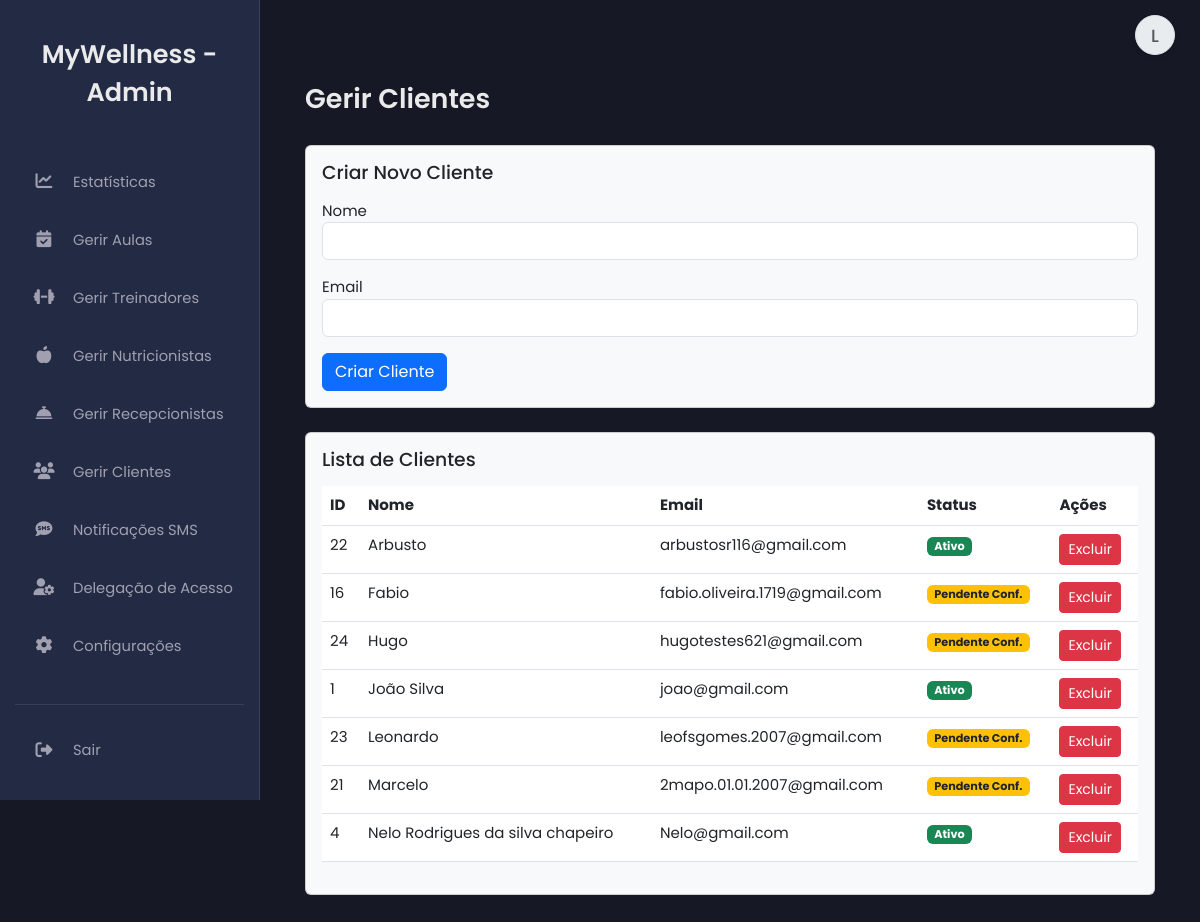
/manage_clients_admin.php (signed in), run on an earlier commit of the app's database.
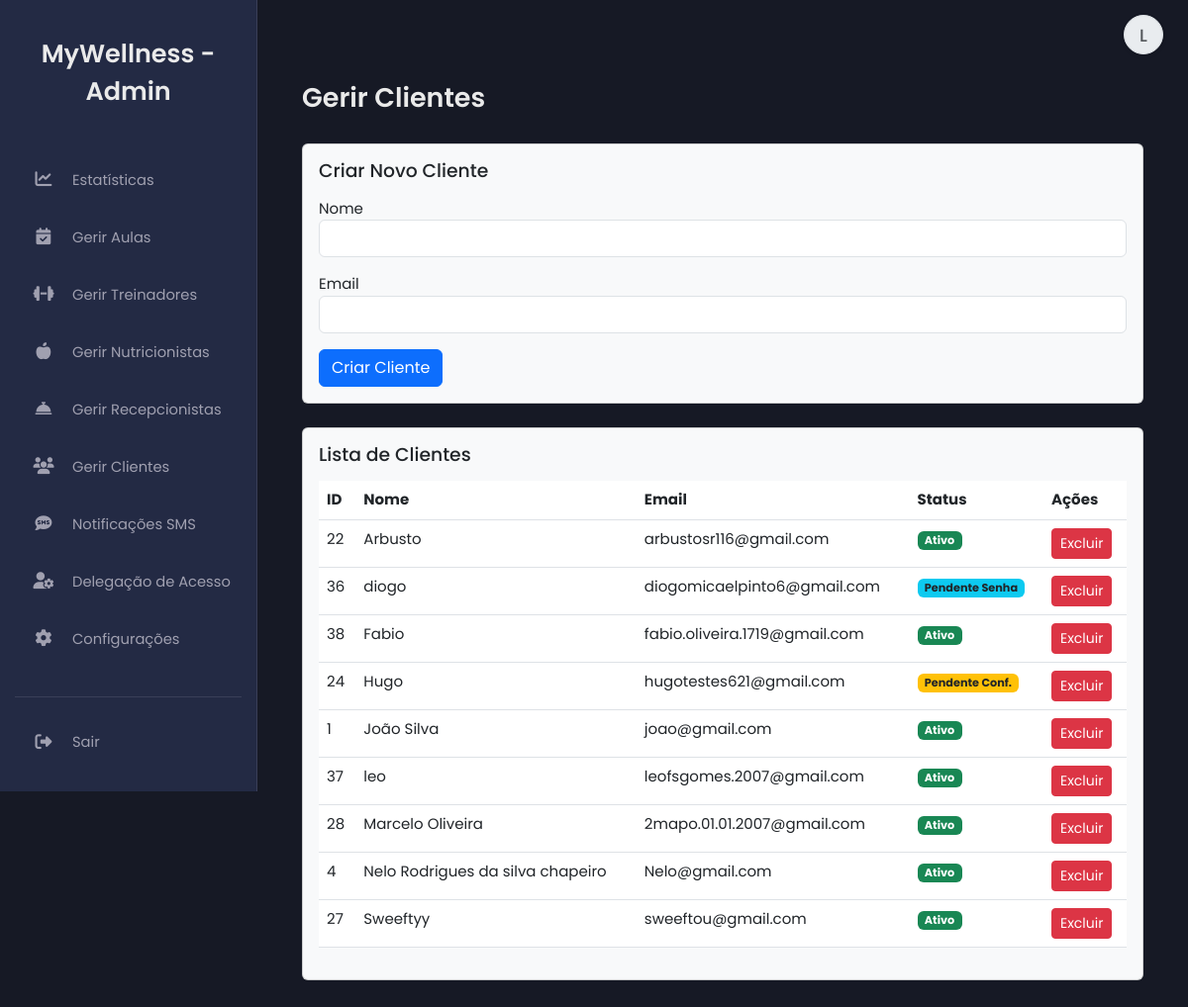
And on a later commit of the database.
### tables this page shows
CREATE TABLE `users` (
  `id` int(11) NOT NULL,
  `name` varchar(100) NOT NULL,
  `email` varchar(100) NOT NULL,
  `gender` varchar(10) DEFAULT NULL,
  `numero_telemovel` varchar(25) DEFAULT NULL COMMENT 'Número de telemóvel do utilizador',
  `password` varchar(255) NOT NULL,
  `role` enum('client','trainer','nutritionist','admin','receptionist') DEFAULT NULL,
  `token` varchar(255) DEFAULT NULL,
  `reset_token` varchar(255) DEFAULT NULL,
  `reset_token_expires_at` datetime DEFAULT NULL,
  `first_login` tinyint(1) NOT NULL DEFAULT 1,
  `created_at` timestamp NOT NULL DEFAULT current_timestamp(),
  `profile_picture` varchar(255) DEFAULT NULL
);

### manage_clients_admin.php (the view, shortened to what this page needs)
<?php
include 'header.php';
include 'send_email.php';
include 'sidebar_admin.php';
?>
<main class="main-content">
    <div class="container mt-5">
        <h2>Gerir Clientes</h2>
        <div class="card mb-4 bg-light">
            <div class="card-body">
                <h4 class="text-dark">Criar Novo Cliente</h4>
                <form method="POST" action="manage_clients_admin.php">
                    <div class="form-group mb-3"><label for="client_name">Nome</label><input type="text" class="form-control" id="client_name" name="name" required></div>
                    <div class="form-group mb-3"><label for="client_email">Email</label><input type="email" class="form-control" id="client_email" name="email" required></div>
                    <button type="submit" class="btn btn-primary">Criar Cliente</button>
                </form>
            </div>
        </div>
        <div class="card bg-light">
            <div class="card-body">
                <h4 class="text-dark">Lista de Clientes</h4>
                <div class="table-responsive">
                    <table class="table">
                        <thead><tr><th>ID</th><th>Nome</th><th>Email</th><th>Status</th><th>Ações</th></tr></thead>
                        <tbody>
                            <?php
                            $stmt_list = $pdo->query("SELECT id, name, email, token, first_login FROM users WHERE role = 'client' ORDER BY name");
                            $list = $stmt_list->fetchAll();
                            foreach ($list as $item) {
                                $status = ($item['token'] !== null) ? '<span class="badge bg-warning text-dark">Pendente Conf.</span>' : (($item['first_login'] == 1) ? '<span class="badge bg-info text-dark">Pendente Senha</span>' : '<span class="badge bg-success">Ativo</span>');
                                echo "<tr><td>" . htmlspecialchars($item['id']) . "</td><td>" . htmlspecialchars($item['name']) . "</td><td>" . htmlspecialchars($item['email']) . "</td><td>" . $status . "</td><td>
                                      <a href='manage_clients_admin.php?action=delete&id=" . $item['id'] . "' class='btn btn-danger btn-sm' onclick='return confirm(\"Excluir este cliente e todos os seus dados associados?\")'>Excluir</a>
                                     </td></tr>";
                            }
                            ?>
                        </tbody>
                    </table>
                </div>
            </div>
        </div>
    </div>
</main>
<?php include 'footer.php'; ?>

What changed in the data, as far as the page shows it:
removed users: id "16", name "Fabio", email "fabio.oliveira.1719@gmail.com", shows "Pendente Conf."
removed users: id "23", name "Leonardo", email "leofsgomes.2007@gmail.com", shows "Pendente Conf."
removed users: id "21", name "Marcelo", email "2mapo.01.01.2007@gmail.com", shows "Pendente Conf."
added users: id "36", name "diogo", email "diogomicaelpinto6@gmail.com", first_login "Pendente Senha"
added users: id "38", name "Fabio", email "fabio.oliveira.1719@gmail.com", first_login "Ativo"
added users: id "37", name "leo", email "leofsgomes.2007@gmail.com", first_login "Ativo"
added users: id "28", name "Marcelo Oliveira", email "2mapo.01.01.2007@gmail.com", first_login "Ativo"
added users: id "27", name "Sweeftyy", email "sweeftou@gmail.com", first_login "Ativo"
